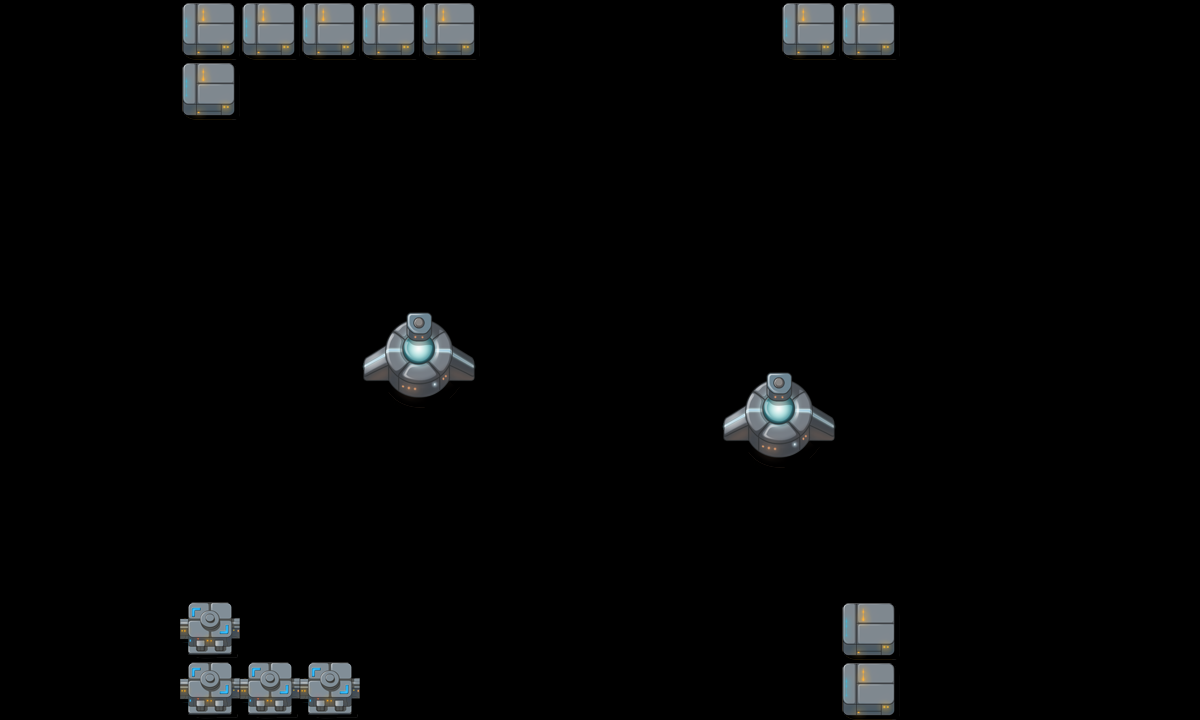

The image is a tile-based game level rendered from a .tmx file. Its description and source (layers, tilesets, objects; grid data summarised) follow:
An orthogonal 20x12 tile map with 60x60 px tiles, 2 tile layers (canDes, cannotDes), 2 tilesets and 19 objects (re3, re1, re2, tankpoint, re4, ...).

<map version="1.0" orientation="orthogonal" width="20" height="12" tilewidth="60" tileheight="60">
 <tileset firstgid="1" name="tmw_desert_spacing" tilewidth="60" tileheight="60">
  <image source="tmw_desert_spacing.png" width="480" height="300" />
  <tile id="30">
   <properties>
    <property name="canDes" value="1" />
   </properties>
  </tile>
 </tileset>
 <tileset firstgid="41" name="tmw_desert_spacing2" tilewidth="60" tileheight="60">
  <image source="tmw_desert_spacing2.png" width="180" height="120" />
 </tileset>
 <layer name="canDes" width="20" height="12">
  <data>[240 cells, 14 non-empty, 2 distinct tile ids]</data>
 </layer>
 <layer name="cannotDes" width="20" height="12">
  <data>[240 cells, 8 non-empty, 4 distinct tile ids]</data>
 </layer>
 <objectgroup name="spawnPoints" width="20" height="12">
  <object name="re3" x="828" y="111" width="60" height="60" />
  <object name="re1" x="717" y="215" width="60" height="60" />
  <object name="re2" x="377" y="121" width="60" height="60" />
  <object name="tankpoint" x="638" y="557" width="60" height="60" />
  <object name="re4" x="220" y="167" width="60" height="60" />
  <object name="re5" x="414" y="639" width="60" height="60" />
  <object name="re6" x="822" y="504" width="60" height="60" />
  <object name="re7" x="228" y="495" width="60" height="60" />
  <object name="re8" x="442" y="256" width="60" height="60" />
  <object name="re9" x="162" y="379" width="60" height="60" />
  <object name="re10" x="831" y="328" width="60" height="60" />
 </objectgroup>
 <objectgroup name="roadPoints" width="20" height="12" visible="0">
  <object name="p1" x="60" y="360" width="60" height="60" />
  <object name="p2" x="420" y="360" width="60" height="60" />
  <object name="p3" x="420" y="540" width="60" height="60" />
  <object name="p4" x="1020" y="540" width="60" height="60" />
 </objectgroup>
 <objectgroup name="bossPoint" width="20" height="12" visible="0">
  <object name="boss1" x="240" y="60" width="60" height="60" />
 </objectgroup>
 <objectgroup name="buildingPoint" width="20" height="12" visible="0">
  <object name="building1" x="540" y="60" width="60" height="60" />
 </objectgroup>
 <objectgroup name="endPoint" width="20" height="12" visible="0">
  <object name="endpoint" x="560" y="371" width="60" height="60" />
 </objectgroup>
 <objectgroup name="morePoint" width="20" height="12">
  <object name="morepoint" x="493" y="421" width="60" height="60" />
 </objectgroup>
</map>
